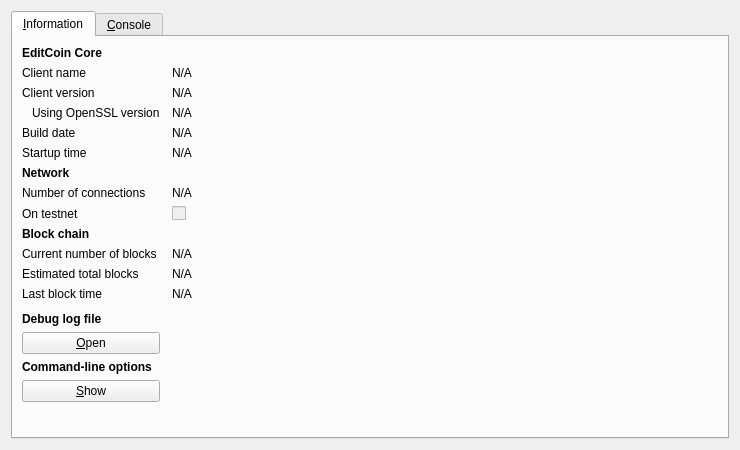
<?xml version="1.0" encoding="UTF-8"?>
<ui version="4.0">
 <class>RPCConsole</class>
 <widget class="QDialog" name="RPCConsole">
  <property name="geometry">
   <rect>
    <x>0</x>
    <y>0</y>
    <width>740</width>
    <height>450</height>
   </rect>
  </property>
  <property name="windowTitle">
   <string>EditCoin - Debug window</string>
  </property>
  <layout class="QVBoxLayout" name="verticalLayout_2">
   <item>
    <widget class="QTabWidget" name="tabWidget">
     <property name="currentIndex">
      <number>0</number>
     </property>
     <widget class="QWidget" name="tab_info">
      <attribute name="title">
       <string>&amp;Information</string>
      </attribute>
      <layout class="QGridLayout" name="gridLayout" columnstretch="0,1">
       <property name="horizontalSpacing">
        <number>12</number>
       </property>
       <item row="0" column="0">
        <widget class="QLabel" name="label_9">
         <property name="font">
          <font>
           <weight>75</weight>
           <bold>true</bold>
          </font>
         </property>
         <property name="text">
          <string>EditCoin Core</string>
         </property>
        </widget>
       </item>
       <item row="1" column="0">
        <widget class="QLabel" name="label_5">
         <property name="text">
          <string>Client name</string>
         </property>
        </widget>
       </item>
       <item row="1" column="1">
        <widget class="QLabel" name="clientName">
         <property name="cursor">
          <cursorShape>IBeamCursor</cursorShape>
         </property>
         <property name="text">
          <string>N/A</string>
         </property>
         <property name="textFormat">
          <enum>Qt::PlainText</enum>
         </property>
         <property name="textInteractionFlags">
          <set>Qt::LinksAccessibleByMouse|Qt::TextSelectableByKeyboard|Qt::TextSelectableByMouse</set>
         </property>
        </widget>
       </item>
       <item row="2" column="0">
        <widget class="QLabel" name="label_6">
         <property name="text">
          <string>Client version</string>
         </property>
        </widget>
       </item>
       <item row="2" column="1">
        <widget class="QLabel" name="clientVersion">
         <property name="cursor">
          <cursorShape>IBeamCursor</cursorShape>
         </property>
         <property name="text">
          <string>N/A</string>
         </property>
         <property name="textFormat">
          <enum>Qt::PlainText</enum>
         </property>
         <property name="textInteractionFlags">
          <set>Qt::LinksAccessibleByMouse|Qt::TextSelectableByKeyboard|Qt::TextSelectableByMouse</set>
         </property>
        </widget>
       </item>
       <item row="3" column="0">
        <widget class="QLabel" name="label_14">
         <property name="text">
          <string>Using OpenSSL version</string>
         </property>
         <property name="indent">
          <number>10</number>
         </property>
        </widget>
       </item>
       <item row="3" column="1">
        <widget class="QLabel" name="openSSLVersion">
         <property name="cursor">
          <cursorShape>IBeamCursor</cursorShape>
         </property>
         <property name="text">
          <string>N/A</string>
         </property>
         <property name="textFormat">
          <enum>Qt::PlainText</enum>
         </property>
         <property name="textInteractionFlags">
          <set>Qt::LinksAccessibleByMouse|Qt::TextSelectableByKeyboard|Qt::TextSelectableByMouse</set>
         </property>
        </widget>
       </item>
       <item row="4" column="0">
        <widget class="QLabel" name="label_12">
         <property name="text">
          <string>Build date</string>
         </property>
        </widget>
       </item>
       <item row="4" column="1">
        <widget class="QLabel" name="buildDate">
         <property name="cursor">
          <cursorShape>IBeamCursor</cursorShape>
         </property>
         <property name="text">
          <string>N/A</string>
         </property>
         <property name="textFormat">
          <enum>Qt::PlainText</enum>
         </property>
         <property name="textInteractionFlags">
          <set>Qt::LinksAccessibleByMouse|Qt::TextSelectableByKeyboard|Qt::TextSelectableByMouse</set>
         </property>
        </widget>
       </item>
       <item row="5" column="0">
        <widget class="QLabel" name="label_13">
         <property name="text">
          <string>Startup time</string>
         </property>
        </widget>
       </item>
       <item row="5" column="1">
        <widget class="QLabel" name="startupTime">
         <property name="cursor">
          <cursorShape>IBeamCursor</cursorShape>
         </property>
         <property name="text">
          <string>N/A</string>
         </property>
         <property name="textFormat">
          <enum>Qt::PlainText</enum>
         </property>
         <property name="textInteractionFlags">
          <set>Qt::LinksAccessibleByMouse|Qt::TextSelectableByKeyboard|Qt::TextSelectableByMouse</set>
         </property>
        </widget>
       </item>
       <item row="6" column="0">
        <widget class="QLabel" name="label_11">
         <property name="font">
          <font>
           <weight>75</weight>
           <bold>true</bold>
          </font>
         </property>
         <property name="text">
          <string>Network</string>
         </property>
        </widget>
       </item>
       <item row="7" column="0">
        <widget class="QLabel" name="label_7">
         <property name="text">
          <string>Number of connections</string>
         </property>
        </widget>
       </item>
       <item row="7" column="1">
        <widget class="QLabel" name="numberOfConnections">
         <property name="cursor">
          <cursorShape>IBeamCursor</cursorShape>
         </property>
         <property name="text">
          <string>N/A</string>
         </property>
         <property name="textFormat">
          <enum>Qt::PlainText</enum>
         </property>
         <property name="textInteractionFlags">
          <set>Qt::LinksAccessibleByMouse|Qt::TextSelectableByKeyboard|Qt::TextSelectableByMouse</set>
         </property>
        </widget>
       </item>
       <item row="8" column="0">
        <widget class="QLabel" name="label_8">
         <property name="text">
          <string>On testnet</string>
         </property>
        </widget>
       </item>
       <item row="8" column="1">
        <widget class="QCheckBox" name="isTestNet">
         <property name="enabled">
          <bool>false</bool>
         </property>
         <property name="text">
          <string/>
         </property>
        </widget>
       </item>
       <item row="9" column="0">
        <widget class="QLabel" name="label_10">
         <property name="font">
          <font>
           <weight>75</weight>
           <bold>true</bold>
          </font>
         </property>
         <property name="text">
          <string>Block chain</string>
         </property>
        </widget>
       </item>
       <item row="10" column="0">
        <widget class="QLabel" name="label_3">
         <property name="text">
          <string>Current number of blocks</string>
         </property>
        </widget>
       </item>
       <item row="10" column="1">
        <widget class="QLabel" name="numberOfBlocks">
         <property name="cursor">
          <cursorShape>IBeamCursor</cursorShape>
         </property>
         <property name="text">
          <string>N/A</string>
         </property>
         <property name="textFormat">
          <enum>Qt::PlainText</enum>
         </property>
         <property name="textInteractionFlags">
          <set>Qt::LinksAccessibleByMouse|Qt::TextSelectableByKeyboard|Qt::TextSelectableByMouse</set>
         </property>
        </widget>
       </item>
       <item row="11" column="0">
        <widget class="QLabel" name="label_4">
         <property name="text">
          <string>Estimated total blocks</string>
         </property>
        </widget>
       </item>
       <item row="11" column="1">
        <widget class="QLabel" name="totalBlocks">
         <property name="cursor">
          <cursorShape>IBeamCursor</cursorShape>
         </property>
         <property name="text">
          <string>N/A</string>
         </property>
         <property name="textFormat">
          <enum>Qt::PlainText</enum>
         </property>
         <property name="textInteractionFlags">
          <set>Qt::LinksAccessibleByMouse|Qt::TextSelectableByKeyboard|Qt::TextSelectableByMouse</set>
         </property>
        </widget>
       </item>
       <item row="12" column="0">
        <widget class="QLabel" name="label_2">
         <property name="text">
          <string>Last block time</string>
         </property>
        </widget>
       </item>
       <item row="12" column="1">
        <widget class="QLabel" name="lastBlockTime">
         <property name="cursor">
          <cursorShape>IBeamCursor</cursorShape>
         </property>
         <property name="text">
          <string>N/A</string>
         </property>
         <property name="textFormat">
          <enum>Qt::PlainText</enum>
         </property>
         <property name="textInteractionFlags">
          <set>Qt::LinksAccessibleByMouse|Qt::TextSelectableByKeyboard|Qt::TextSelectableByMouse</set>
         </property>
        </widget>
       </item>
       <item row="13" column="0">
        <spacer name="verticalSpacer_2">
         <property name="orientation">
          <enum>Qt::Vertical</enum>
         </property>
         <property name="sizeHint" stdset="0">
          <size>
           <width>20</width>
           <height>20</height>
          </size>
         </property>
        </spacer>
       </item>
       <item row="14" column="0">
        <widget class="QLabel" name="labelDebugLogfile">
         <property name="font">
          <font>
           <weight>75</weight>
           <bold>true</bold>
          </font>
         </property>
         <property name="text">
          <string>Debug log file</string>
         </property>
        </widget>
       </item>
       <item row="15" column="0">
        <widget class="QPushButton" name="openDebugLogfileButton">
         <property name="toolTip">
          <string>Open the EditCoin debug log file from the current data directory. This can take a few seconds for large log files.</string>
         </property>
         <property name="text">
          <string>&amp;Open</string>
         </property>
         <property name="autoDefault">
          <bool>false</bool>
         </property>
        </widget>
       </item>
       <item row="16" column="0">
        <widget class="QLabel" name="labelCLOptions">
         <property name="font">
          <font>
           <weight>75</weight>
           <bold>true</bold>
          </font>
         </property>
         <property name="text">
          <string>Command-line options</string>
         </property>
        </widget>
       </item>
       <item row="17" column="0">
        <widget class="QPushButton" name="showCLOptionsButton">
         <property name="toolTip">
          <string>Show the EditCoin-Qt help message to get a list with possible EditCoin command-line options.</string>
         </property>
         <property name="text">
          <string>&amp;Show</string>
         </property>
         <property name="autoDefault">
          <bool>false</bool>
         </property>
        </widget>
       </item>
       <item row="18" column="0">
        <spacer name="verticalSpacer">
         <property name="orientation">
          <enum>Qt::Vertical</enum>
         </property>
         <property name="sizeHint" stdset="0">
          <size>
           <width>20</width>
           <height>40</height>
          </size>
         </property>
        </spacer>
       </item>
      </layout>
     </widget>
     <widget class="QWidget" name="tab_console">
      <attribute name="title">
       <string>&amp;Console</string>
      </attribute>
      <layout class="QVBoxLayout" name="verticalLayout_3">
       <property name="spacing">
        <number>3</number>
       </property>
       <item>
        <widget class="QTextEdit" name="messagesWidget">
         <property name="minimumSize">
          <size>
           <width>0</width>
           <height>100</height>
          </size>
         </property>
         <property name="readOnly">
          <bool>true</bool>
         </property>
         <property name="tabKeyNavigation" stdset="0">
          <bool>false</bool>
         </property>
         <property name="columnCount" stdset="0">
          <number>2</number>
         </property>
        </widget>
       </item>
       <item>
        <layout class="QHBoxLayout" name="horizontalLayout">
         <property name="spacing">
          <number>3</number>
         </property>
         <item>
          <widget class="QLabel" name="label">
           <property name="text">
            <string notr="true">&gt;</string>
           </property>
          </widget>
         </item>
         <item>
          <widget class="QLineEdit" name="lineEdit"/>
         </item>
         <item>
          <widget class="QPushButton" name="clearButton">
           <property name="maximumSize">
            <size>
             <width>24</width>
             <height>24</height>
            </size>
           </property>
           <property name="toolTip">
            <string>Clear console</string>
           </property>
           <property name="text">
            <string/>
           </property>
           <property name="icon">
            <iconset resource="../bitcoin.qrc">
             <normaloff>:/icons/remove</normaloff>:/icons/remove</iconset>
           </property>
           <property name="shortcut">
            <string notr="true">Ctrl+L</string>
           </property>
           <property name="autoDefault">
            <bool>false</bool>
           </property>
          </widget>
         </item>
        </layout>
       </item>
      </layout>
     </widget>
    </widget>
   </item>
  </layout>
 </widget>
 <resources>
  <include location="../bitcoin.qrc"/>
 </resources>
 <connections/>
</ui>
